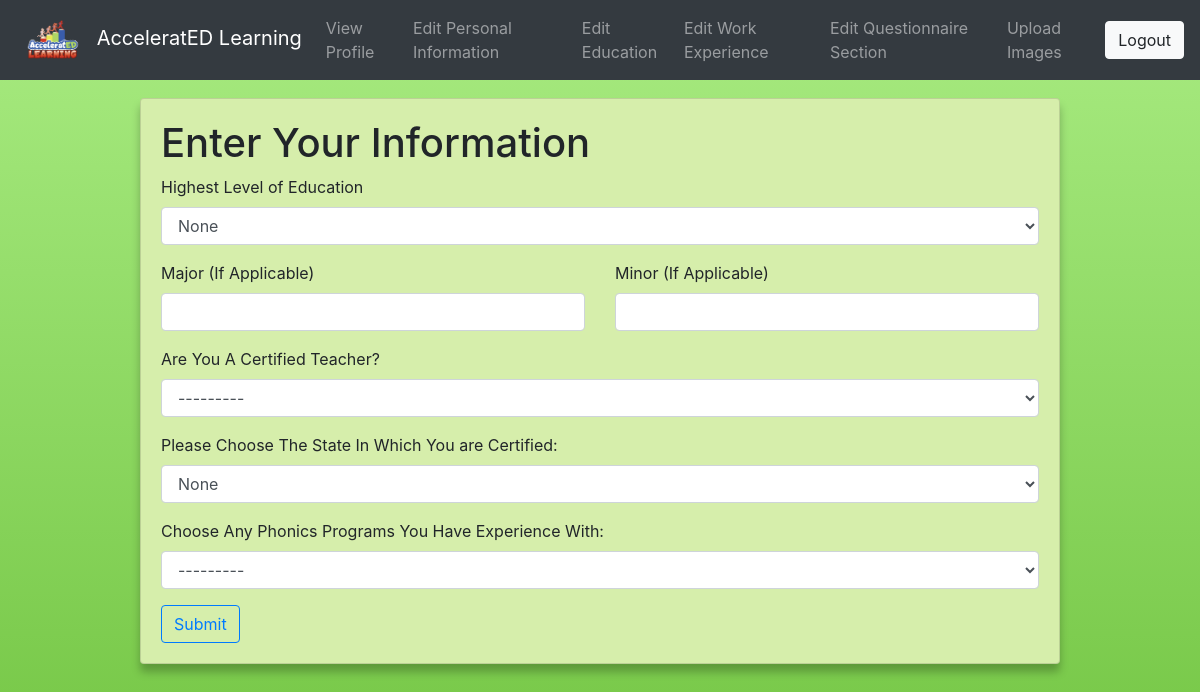
The page /tutor/edit/edu (signed in) on the database as committed earlier.
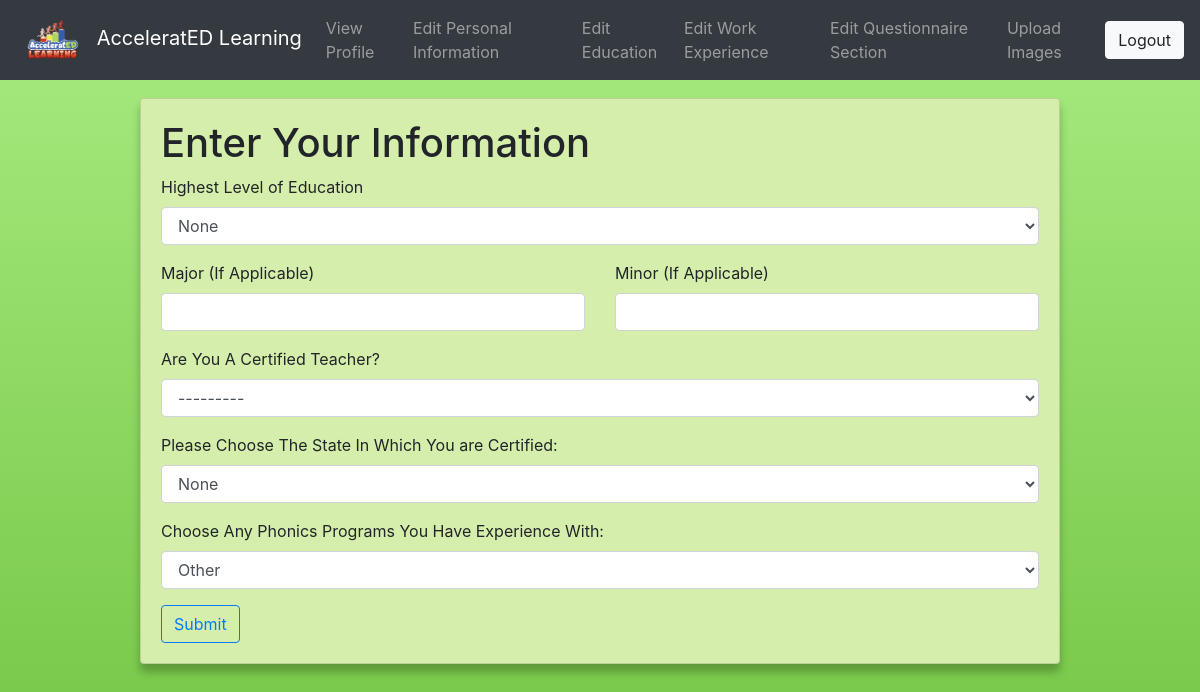
The same page on the database as committed later.
### tutor/models.py (models this page shows, shortened)
class Tutor(models.Model):
    PHONICS_CHOICES = (
        ('Fundations', 'Fundations'),
        ('Fountas & Pinnell Literacy', 'Fountas & Pinnell Literacy'),
        ('Lucy Calkins Units Of Study For Teaching Phonics',
         'Lucy Calkins Units Of Study For Teaching Phonics'),
        ('Bridge The Gap Intervention', 'Bridge The Gap Intervention'),
        ('Words Their Way', 'Words Their Way'),
        ('Lalilo', 'Lalilo'),
        ('The Heggerty Curriculum', 'The Heggerty Curriculum'),
        ('Orton Gillingham Approach', 'Orton Gillingham Approach'),
        ('Phonics First', 'Phonics First'),
        ('Other', 'Other')
    )
    EMPLOYMENT_CHOICES = (
        ('Full Time', 'Full Time'),
        ('Part Time', 'Part Time'),
        ('College Student', 'College Student'),
        ('Retired', 'Retired'),
        ('Other', 'Other')
    )
    STATE_CHOICES = (
        (
            ('AL','AL'),
            ('AK','AK'),
            ('AR','AR'),
            ('AZ','AZ'),
            ('CA','CA'),
            ('CO','CO'),
            ('CT','CT'),
            ('DC','DC'),
            ('DE','DE'),
            ('FL','FL'),
            ('GA','GA'),
            ('HI','HI'),
            ('IA','IA'),
            ('ID','ID'),
            ('IL','IL'),
            ('IN','IN'),
            ('KS','KS'),
            ('KY','KY'),
            ('LA','LA'),
            ('MA','MA'),
            ('MD','MD'),
            ('ME','ME'),
            ('MI','MI'),
            ('MN','MN'),
            ('MO','MO'),
            ('MS','MS'),
            ('MT','MT'),
            ('NC','NC'),
            ('NE','NE'),
            ('NH','NH'),
            ('NJ','NJ'),
            ('NM','NM'),
            ('NV','NV'),
            ('NY','NY'),
            ('ND','ND'),
            ('OH','OH'),
            ('OK','OK'),
            ('OR','OR'),
            ('PA','PA'),
            ('RI','RI'),
            ('SC','SC'),
            ('SD','SD'),
            ('TN','TN'),
            ('TX','TX'),
            ('UT','UT'),
            ('VT','VT'),
            ('VA','VA'),
            ('WA','WA'),
            ('WI','WI'),
            ('WV','WV'),
            ('WY','WY'),
            ('None','None')
        )
    )
    LANGUAGE_CHOICES = (
        ('English', 'English'),
        ('Spanish', 'Spanish'),
        ('Chinese', 'Chinese'),
        ('Other', 'Other'),
    )
    GENDER_CHOICES = (
        ('Male', 'Male'),
        ('Female', 'Female'),
        ('Non-Binary', 'Non-Binary'),
        ('Other', 'Other')
    )
    DEGREE_CHOICES = (
        ('None', 'None'),
        ('College Student', 'Currently Enrolled In College'),
        ('A.A./A.S.', 'Associate\'s Degree'),
        ('Technical Certification', 'Technical Certification'),
        ('B.A./B.S.', 'Bachelor\'s Degree'),
        ('M.A./M.S./M.Ed.', 'Master\'s Degree'),
        ('Ed.S.', 'Education Specialist/6th Year/Etc . . .'),
        ('Ed.D./Ph.D.', 'Doctorate or Higher')
    )
    YESNO = (
        ('Yes', 'Yes'),
        ('No', 'No')
    )
    AVAILABILITY_CHOICES = (
        ('AM', 'Part Time AM'),
        ('PM', 'Part Time PM'),
        ('Full Time', 'Full Time (AM and PM)')
    )
    email = models.OneToOneField(User, on_delete=models.CASCADE)
    firstname = models.CharField(max_length=20, blank=True, verbose_name='First Name')
    lastname = models.CharField(max_length=20, blank=True, verbose_name='Last Name')
    birthday = models.DateField(auto_now=False, null=True, blank=True)
    phonenumber = PhoneField(blank=True, verbose_name='Phone Number')
    gender = models.CharField(max_length=10, choices=GENDER_CHOICES, blank=True, default='None')
    introduction = models.TextField(max_length=1500, blank=True, verbose_name='Introduction (Describe Yourself in 200 Words or Less)')
    languages = MultiSelectField(choices=LANGUAGE_CHOICES, blank=True, default="None", verbose_name='Languages Spoken Fluently')
    education = models.CharField(max_length=60, choices=DEGREE_CHOICES, blank=True, default='None',
    verbose_name='Highest Level of Education')
    major = models.CharField(max_length=20, blank=True, verbose_name='Major (If Applicable)')
    minor = models.CharField(max_length=20, blank=True, verbose_name='Minor (If Applicable)')
    experience = models.CharField(max_length=4, choices=YESNO, blank=True, verbose_name='Are You A Certified Teacher?')
    statecert = models.CharField(max_length=5, choices=STATE_CHOICES, verbose_name='Please Choose The State In Which You are Certified:', default='None')
    phonicsex = MultiSelectField(choices=PHONICS_CHOICES, blank=True, verbose_name='Choose Any Phonics Programs You Have Experience With:')
    employment = models.CharField(max_length=20, choices=EMPLOYMENT_CHOICES, blank=True, verbose_name='Employment Status')
    curremployment = models.CharField(max_length=30, blank=True, verbose_name='Current or Most Recent Job Title (If Applicable)')
    employer = models.CharField(max_length=30, blank=True, verbose_name='Employer (If Applicable)')
    employeraddress = models.CharField(max_length=30, blank=True, verbose_name='Employer Address (If Applicable)')
    employercity = models.CharField(max_length=30, blank=True, verbose_name='City')
    employerstate = models.CharField(max_length=5, choices=STATE_CHOICES, verbose_name='State', default='None')
    employerzip = models.CharField(max_length=30, blank=True, verbose_name='Zip Code')
    currreference = models.CharField(max_length=60, blank=True, verbose_name='Supervisor/Reference Contact Information (If Applicable)')
    teachercharacteristics = models.TextField(max_length=1500, blank=True, verbose_name='What Characteristics Make A Good Teacher: (200 Words or Less)')
    abilitiesquestion = models.TextField(
        max_length=1500, blank=True, verbose_name='How Would You Address A Range Of Abilities In Your Classroom: (200 Words or Less)')
    availability = models.CharField(max_length=20, choices=AVAILABILITY_CHOICES, blank=True, verbose_name='Choose Your Availability:')
    image = models.ImageField(upload_to='images/', blank=True, null=True, verbose_name="")

### tutor/views.py (the view)
# urls.py: path('edit/edu', views.edit_edu_view, name='edu'),
@login_required(login_url='login')
def edit_edu_view(request):
    profiles = Tutor.objects.get(email_id=request.user.id)
    form = tutorEduform(request.POST or None, instance=profiles)
    if form.is_valid():
        form.save()
        return redirect('profile')
    return render(request, 'tutor/edu.html', {'authenticated': True, 'form': form})

### tutor/forms.py
class tutorEduform(forms.ModelForm):
    class Meta:
        model =Tutor
        fields = ('education', 'major',
                'minor', 'experience', 'statecert', 'phonicsex', )

### templates/tutor/edu.html (shortened to what this page needs)
{% extends 'tutor/base.html' %}
{% load crispy_forms_filters %}
{% load crispy_forms_tags %}
{% block body %}
<div class="row justify-content-center">
    <div class="col-10">
        <div class="card">
            <div class="card-body">
                <h1>Enter Your Information</h1>
                <form method="post">
                    {{ form.education|as_crispy_field }}
                    <div class="row">
                        <div class="col-6">
                          {{ form.major|as_crispy_field }}
                        </div>
                        <div class="col-6">
                          {{ form.minor|as_crispy_field }}
                        </div>
                      </div>
                    {{ form.experience|as_crispy_field }}
                    {{ form.statecert|as_crispy_field }}
                    {{ form.phonicsex|as_crispy_field }}
                    <button type="submit" class="btn btn-outline-primary">Submit</button>
                </form>
            </div>
        </div>
    </div>
</div>
{% endblock %}

Rows that differ between the two databases and show on the page:
changed Tutor "None": phonicsex "---------" → "Other"
